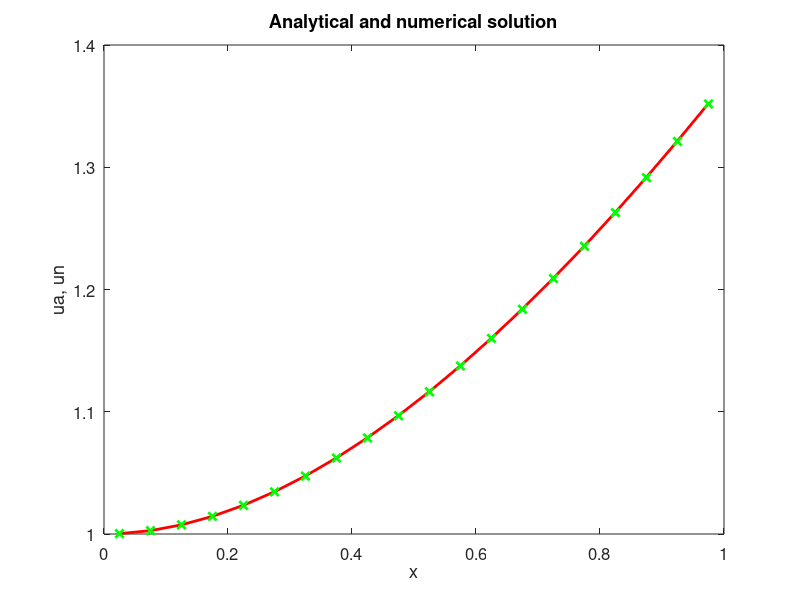

This chart was generated by the following MATLAB code:
lambda=0.5
exp(1)
# пределы интегрирования
a=0
b=1
# число узлов интегрирования
N=20
# шаг
h=(b-a)/N
# узлы и веса квадратурной формулы
x=h/2:h:b;
c=ones(1,N);
# неоднородность интегрального уравнения
function f=F(x)
 f=exp(-x);
endfunction
# ядро интегрального уравнения
function K=Ker(x,t)
 K = x*exp(t);
endfunction
# аналитическое решение
ua=x+exp(-x);
for i=1:N
 for j=1:N
 if (i~=j) A(i,j)=-lambda*c(j)*h*Ker(x(i),x(j));
 else A(i,j)=1-lambda*c(j)*h*Ker(x(i),x(j));
 end
 end
 b(i)=F(x(i));
end
un=A\b';
delta=norm(un'-ua, 2);
printf("Погрешность delta=%g\n", delta)
plot(x, ua, "r", "linewidth", 2, x, un, "gx",
"linewidth", 2)
set(gca, "fontsize", 12)
title('Analytical and numerical solution')
xlabel('x')
ylabel('ua, un')
pause(10)